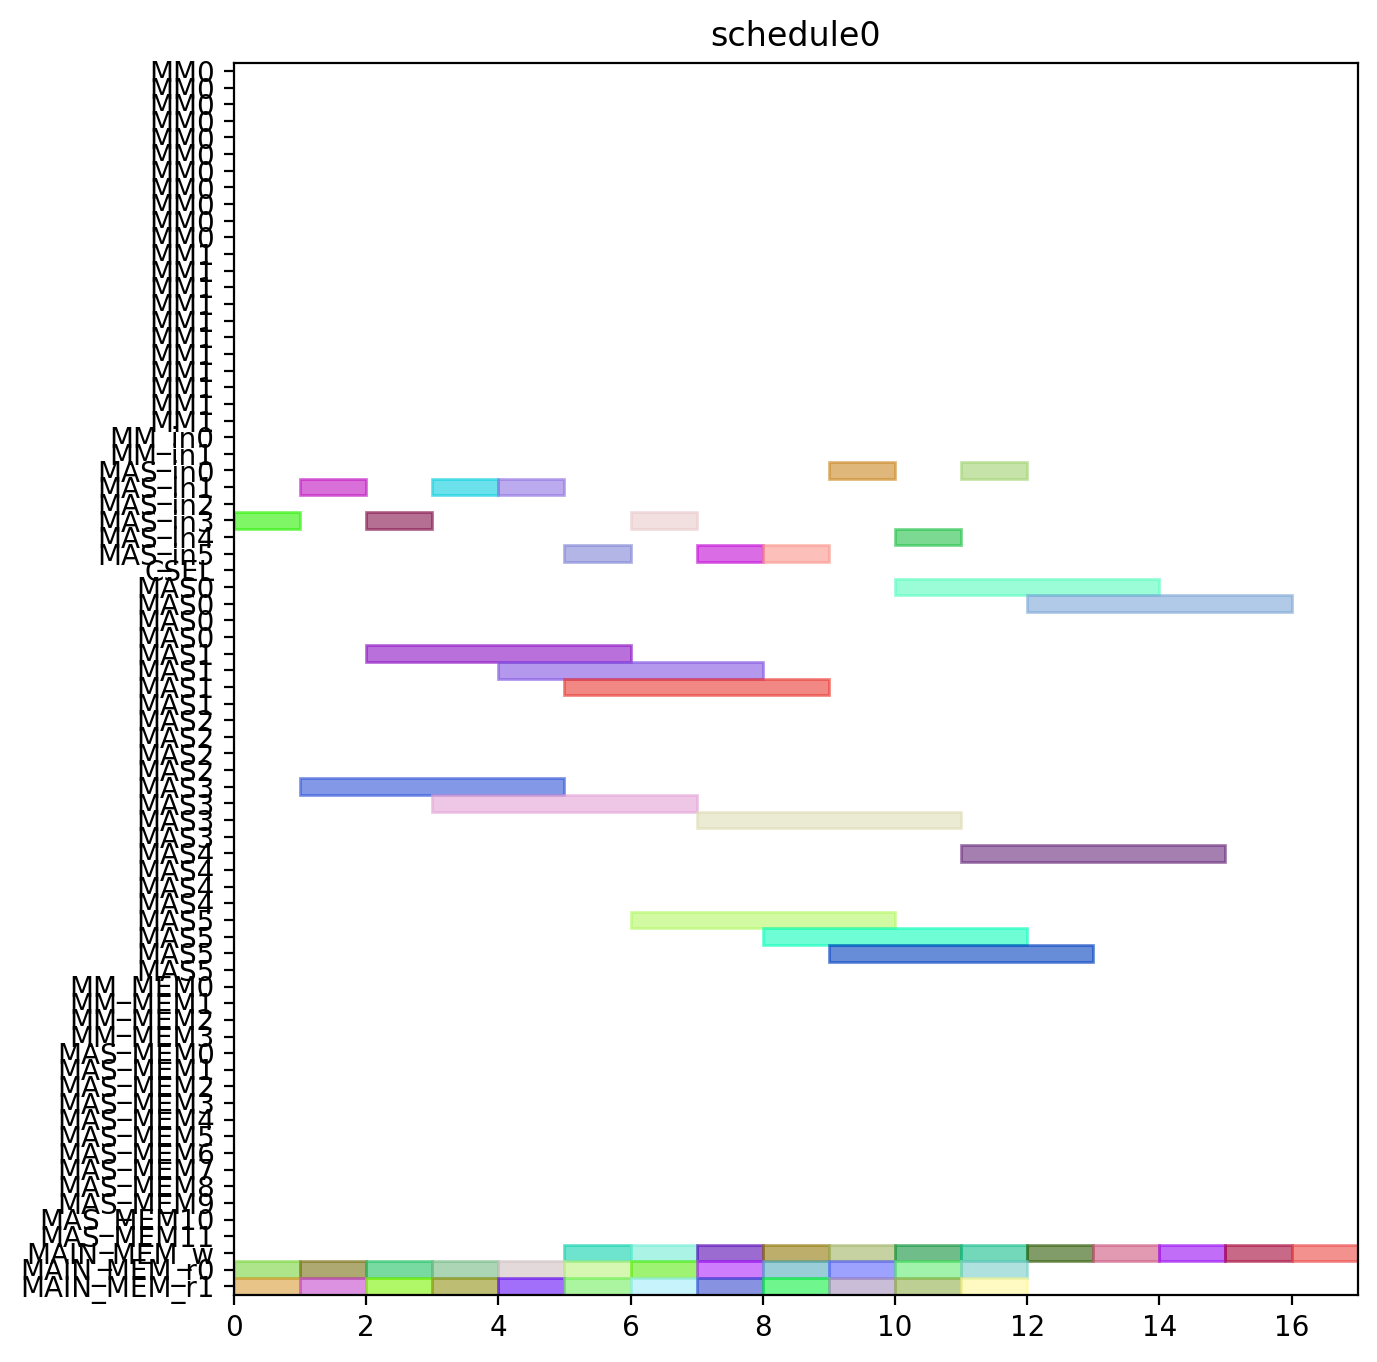

This figure's Python source:
from pyschedule import Scenario, solvers, plotters, alt


def solve():
	horizon = 120
	S = Scenario("schedule0", horizon=horizon)

	# resource
	MM = S.Resources('MM', num=2, size=11)
	MM_in = S.Resources('MM_in', num=2)
	MAS_in = S.Resources('MAS_in', num=6)
	CSEL = S.Resource('CSEL')
	MAS = S.Resources('MAS', num=6, size=4, periods=range(1, horizon))
	MM_MEM = S.Resources('MM_MEM', num=4)
	MAS_MEM = S.Resources('MAS_MEM', num=12)
	MAIN_MEM_w = S.Resource('MAIN_MEM_w', size=1)
	MAIN_MEM_r = S.Resources('MAIN_MEM_r', num=2)

	# result of previous scheduling

	# new tasks
	c000 = S.Task('c000', length=4, delay_cost=1)
	c000 += alt(MAS)
	c000_in = S.Task('c000_in', length=1, delay_cost=1)
	c000_in += alt(MAS_in)
	S += c000_in*MAS_in[0]<=c000*MAS[0]

	S += c000_in*MAS_in[1]<=c000*MAS[1]

	S += c000_in*MAS_in[2]<=c000*MAS[2]

	S += c000_in*MAS_in[3]<=c000*MAS[3]

	S += c000_in*MAS_in[4]<=c000*MAS[4]

	S += c000_in*MAS_in[5]<=c000*MAS[5]

	S += 0<c000

	c000_w = S.Task('c000_w', length=1, delay_cost=1)
	c000_w += alt(MAIN_MEM_w)
	S += c000 <= c000_w

	c000_mem0 = S.Task('c000_mem0', length=1, delay_cost=1)
	c000_mem0 += MAIN_MEM_r[0]
	S += c000_mem0 <= c000

	c000_mem1 = S.Task('c000_mem1', length=1, delay_cost=1)
	c000_mem1 += MAIN_MEM_r[1]
	S += c000_mem1 <= c000

	c001 = S.Task('c001', length=4, delay_cost=1)
	c001 += alt(MAS)
	c001_in = S.Task('c001_in', length=1, delay_cost=1)
	c001_in += alt(MAS_in)
	S += c001_in*MAS_in[0]<=c001*MAS[0]

	S += c001_in*MAS_in[1]<=c001*MAS[1]

	S += c001_in*MAS_in[2]<=c001*MAS[2]

	S += c001_in*MAS_in[3]<=c001*MAS[3]

	S += c001_in*MAS_in[4]<=c001*MAS[4]

	S += c001_in*MAS_in[5]<=c001*MAS[5]

	S += 0<c001

	c001_w = S.Task('c001_w', length=1, delay_cost=1)
	c001_w += alt(MAIN_MEM_w)
	S += c001 <= c001_w

	c001_mem0 = S.Task('c001_mem0', length=1, delay_cost=1)
	c001_mem0 += MAIN_MEM_r[0]
	S += c001_mem0 <= c001

	c001_mem1 = S.Task('c001_mem1', length=1, delay_cost=1)
	c001_mem1 += MAIN_MEM_r[1]
	S += c001_mem1 <= c001

	c010 = S.Task('c010', length=4, delay_cost=1)
	c010 += alt(MAS)
	c010_in = S.Task('c010_in', length=1, delay_cost=1)
	c010_in += alt(MAS_in)
	S += c010_in*MAS_in[0]<=c010*MAS[0]

	S += c010_in*MAS_in[1]<=c010*MAS[1]

	S += c010_in*MAS_in[2]<=c010*MAS[2]

	S += c010_in*MAS_in[3]<=c010*MAS[3]

	S += c010_in*MAS_in[4]<=c010*MAS[4]

	S += c010_in*MAS_in[5]<=c010*MAS[5]

	S += 0<c010

	c010_w = S.Task('c010_w', length=1, delay_cost=1)
	c010_w += alt(MAIN_MEM_w)
	S += c010 <= c010_w

	c010_mem0 = S.Task('c010_mem0', length=1, delay_cost=1)
	c010_mem0 += MAIN_MEM_r[0]
	S += c010_mem0 <= c010

	c010_mem1 = S.Task('c010_mem1', length=1, delay_cost=1)
	c010_mem1 += MAIN_MEM_r[1]
	S += c010_mem1 <= c010

	c011 = S.Task('c011', length=4, delay_cost=1)
	c011 += alt(MAS)
	c011_in = S.Task('c011_in', length=1, delay_cost=1)
	c011_in += alt(MAS_in)
	S += c011_in*MAS_in[0]<=c011*MAS[0]

	S += c011_in*MAS_in[1]<=c011*MAS[1]

	S += c011_in*MAS_in[2]<=c011*MAS[2]

	S += c011_in*MAS_in[3]<=c011*MAS[3]

	S += c011_in*MAS_in[4]<=c011*MAS[4]

	S += c011_in*MAS_in[5]<=c011*MAS[5]

	S += 0<c011

	c011_w = S.Task('c011_w', length=1, delay_cost=1)
	c011_w += alt(MAIN_MEM_w)
	S += c011 <= c011_w

	c011_mem0 = S.Task('c011_mem0', length=1, delay_cost=1)
	c011_mem0 += MAIN_MEM_r[0]
	S += c011_mem0 <= c011

	c011_mem1 = S.Task('c011_mem1', length=1, delay_cost=1)
	c011_mem1 += MAIN_MEM_r[1]
	S += c011_mem1 <= c011

	c100 = S.Task('c100', length=4, delay_cost=1)
	c100 += alt(MAS)
	c100_in = S.Task('c100_in', length=1, delay_cost=1)
	c100_in += alt(MAS_in)
	S += c100_in*MAS_in[0]<=c100*MAS[0]

	S += c100_in*MAS_in[1]<=c100*MAS[1]

	S += c100_in*MAS_in[2]<=c100*MAS[2]

	S += c100_in*MAS_in[3]<=c100*MAS[3]

	S += c100_in*MAS_in[4]<=c100*MAS[4]

	S += c100_in*MAS_in[5]<=c100*MAS[5]

	S += 0<c100

	c100_w = S.Task('c100_w', length=1, delay_cost=1)
	c100_w += alt(MAIN_MEM_w)
	S += c100 <= c100_w

	c100_mem0 = S.Task('c100_mem0', length=1, delay_cost=1)
	c100_mem0 += MAIN_MEM_r[0]
	S += c100_mem0 <= c100

	c100_mem1 = S.Task('c100_mem1', length=1, delay_cost=1)
	c100_mem1 += MAIN_MEM_r[1]
	S += c100_mem1 <= c100

	c101 = S.Task('c101', length=4, delay_cost=1)
	c101 += alt(MAS)
	c101_in = S.Task('c101_in', length=1, delay_cost=1)
	c101_in += alt(MAS_in)
	S += c101_in*MAS_in[0]<=c101*MAS[0]

	S += c101_in*MAS_in[1]<=c101*MAS[1]

	S += c101_in*MAS_in[2]<=c101*MAS[2]

	S += c101_in*MAS_in[3]<=c101*MAS[3]

	S += c101_in*MAS_in[4]<=c101*MAS[4]

	S += c101_in*MAS_in[5]<=c101*MAS[5]

	S += 0<c101

	c101_w = S.Task('c101_w', length=1, delay_cost=1)
	c101_w += alt(MAIN_MEM_w)
	S += c101 <= c101_w

	c101_mem0 = S.Task('c101_mem0', length=1, delay_cost=1)
	c101_mem0 += MAIN_MEM_r[0]
	S += c101_mem0 <= c101

	c101_mem1 = S.Task('c101_mem1', length=1, delay_cost=1)
	c101_mem1 += MAIN_MEM_r[1]
	S += c101_mem1 <= c101

	c110 = S.Task('c110', length=4, delay_cost=1)
	c110 += alt(MAS)
	c110_in = S.Task('c110_in', length=1, delay_cost=1)
	c110_in += alt(MAS_in)
	S += c110_in*MAS_in[0]<=c110*MAS[0]

	S += c110_in*MAS_in[1]<=c110*MAS[1]

	S += c110_in*MAS_in[2]<=c110*MAS[2]

	S += c110_in*MAS_in[3]<=c110*MAS[3]

	S += c110_in*MAS_in[4]<=c110*MAS[4]

	S += c110_in*MAS_in[5]<=c110*MAS[5]

	S += 0<c110

	c110_w = S.Task('c110_w', length=1, delay_cost=1)
	c110_w += alt(MAIN_MEM_w)
	S += c110 <= c110_w

	c110_mem0 = S.Task('c110_mem0', length=1, delay_cost=1)
	c110_mem0 += MAIN_MEM_r[0]
	S += c110_mem0 <= c110

	c110_mem1 = S.Task('c110_mem1', length=1, delay_cost=1)
	c110_mem1 += MAIN_MEM_r[1]
	S += c110_mem1 <= c110

	c111 = S.Task('c111', length=4, delay_cost=1)
	c111 += alt(MAS)
	c111_in = S.Task('c111_in', length=1, delay_cost=1)
	c111_in += alt(MAS_in)
	S += c111_in*MAS_in[0]<=c111*MAS[0]

	S += c111_in*MAS_in[1]<=c111*MAS[1]

	S += c111_in*MAS_in[2]<=c111*MAS[2]

	S += c111_in*MAS_in[3]<=c111*MAS[3]

	S += c111_in*MAS_in[4]<=c111*MAS[4]

	S += c111_in*MAS_in[5]<=c111*MAS[5]

	S += 0<c111

	c111_w = S.Task('c111_w', length=1, delay_cost=1)
	c111_w += alt(MAIN_MEM_w)
	S += c111 <= c111_w

	c111_mem0 = S.Task('c111_mem0', length=1, delay_cost=1)
	c111_mem0 += MAIN_MEM_r[0]
	S += c111_mem0 <= c111

	c111_mem1 = S.Task('c111_mem1', length=1, delay_cost=1)
	c111_mem1 += MAIN_MEM_r[1]
	S += c111_mem1 <= c111

	c200 = S.Task('c200', length=4, delay_cost=1)
	c200 += alt(MAS)
	c200_in = S.Task('c200_in', length=1, delay_cost=1)
	c200_in += alt(MAS_in)
	S += c200_in*MAS_in[0]<=c200*MAS[0]

	S += c200_in*MAS_in[1]<=c200*MAS[1]

	S += c200_in*MAS_in[2]<=c200*MAS[2]

	S += c200_in*MAS_in[3]<=c200*MAS[3]

	S += c200_in*MAS_in[4]<=c200*MAS[4]

	S += c200_in*MAS_in[5]<=c200*MAS[5]

	S += 0<c200

	c200_w = S.Task('c200_w', length=1, delay_cost=1)
	c200_w += alt(MAIN_MEM_w)
	S += c200 <= c200_w

	c200_mem0 = S.Task('c200_mem0', length=1, delay_cost=1)
	c200_mem0 += MAIN_MEM_r[0]
	S += c200_mem0 <= c200

	c200_mem1 = S.Task('c200_mem1', length=1, delay_cost=1)
	c200_mem1 += MAIN_MEM_r[1]
	S += c200_mem1 <= c200

	c201 = S.Task('c201', length=4, delay_cost=1)
	c201 += alt(MAS)
	c201_in = S.Task('c201_in', length=1, delay_cost=1)
	c201_in += alt(MAS_in)
	S += c201_in*MAS_in[0]<=c201*MAS[0]

	S += c201_in*MAS_in[1]<=c201*MAS[1]

	S += c201_in*MAS_in[2]<=c201*MAS[2]

	S += c201_in*MAS_in[3]<=c201*MAS[3]

	S += c201_in*MAS_in[4]<=c201*MAS[4]

	S += c201_in*MAS_in[5]<=c201*MAS[5]

	S += 0<c201

	c201_w = S.Task('c201_w', length=1, delay_cost=1)
	c201_w += alt(MAIN_MEM_w)
	S += c201 <= c201_w

	c201_mem0 = S.Task('c201_mem0', length=1, delay_cost=1)
	c201_mem0 += MAIN_MEM_r[0]
	S += c201_mem0 <= c201

	c201_mem1 = S.Task('c201_mem1', length=1, delay_cost=1)
	c201_mem1 += MAIN_MEM_r[1]
	S += c201_mem1 <= c201

	c210 = S.Task('c210', length=4, delay_cost=1)
	c210 += alt(MAS)
	c210_in = S.Task('c210_in', length=1, delay_cost=1)
	c210_in += alt(MAS_in)
	S += c210_in*MAS_in[0]<=c210*MAS[0]

	S += c210_in*MAS_in[1]<=c210*MAS[1]

	S += c210_in*MAS_in[2]<=c210*MAS[2]

	S += c210_in*MAS_in[3]<=c210*MAS[3]

	S += c210_in*MAS_in[4]<=c210*MAS[4]

	S += c210_in*MAS_in[5]<=c210*MAS[5]

	S += 0<c210

	c210_w = S.Task('c210_w', length=1, delay_cost=1)
	c210_w += alt(MAIN_MEM_w)
	S += c210 <= c210_w

	c210_mem0 = S.Task('c210_mem0', length=1, delay_cost=1)
	c210_mem0 += MAIN_MEM_r[0]
	S += c210_mem0 <= c210

	c210_mem1 = S.Task('c210_mem1', length=1, delay_cost=1)
	c210_mem1 += MAIN_MEM_r[1]
	S += c210_mem1 <= c210

	c211 = S.Task('c211', length=4, delay_cost=1)
	c211 += alt(MAS)
	c211_in = S.Task('c211_in', length=1, delay_cost=1)
	c211_in += alt(MAS_in)
	S += c211_in*MAS_in[0]<=c211*MAS[0]

	S += c211_in*MAS_in[1]<=c211*MAS[1]

	S += c211_in*MAS_in[2]<=c211*MAS[2]

	S += c211_in*MAS_in[3]<=c211*MAS[3]

	S += c211_in*MAS_in[4]<=c211*MAS[4]

	S += c211_in*MAS_in[5]<=c211*MAS[5]

	S += 0<c211

	c211_w = S.Task('c211_w', length=1, delay_cost=1)
	c211_w += alt(MAIN_MEM_w)
	S += c211 <= c211_w

	c211_mem0 = S.Task('c211_mem0', length=1, delay_cost=1)
	c211_mem0 += MAIN_MEM_r[0]
	S += c211_mem0 <= c211

	c211_mem1 = S.Task('c211_mem1', length=1, delay_cost=1)
	c211_mem1 += MAIN_MEM_r[1]
	S += c211_mem1 <= c211

	solvers.mip.solve(S,msg=1,kind='CPLEX',ratio_gap=1.01)

	solution = [['hoge']*len(S.solution()[1]) for i in range(len(S.solution()))]
	for i in range(len(S.solution())):
		for j in range(len(S.solution()[i])):
			solution[i][j]=str(S.solution()[i][j])
	print(solution)

	cycles = int(solution[-1][3])

	pic_file_name = "/mnt/rose/usr1/fukuda/ABE/multiRAM_multiMAS_16mux/scheduling_result/stage11MM2_stage4MAS6/CONJ/schedule0.png"
	if(S.solution() != []):
		plotters.matplotlib.plot(S,img_filename=pic_file_name, show_task_labels=False, fig_size=(cycles*0.25+3, 8))

	return solution
